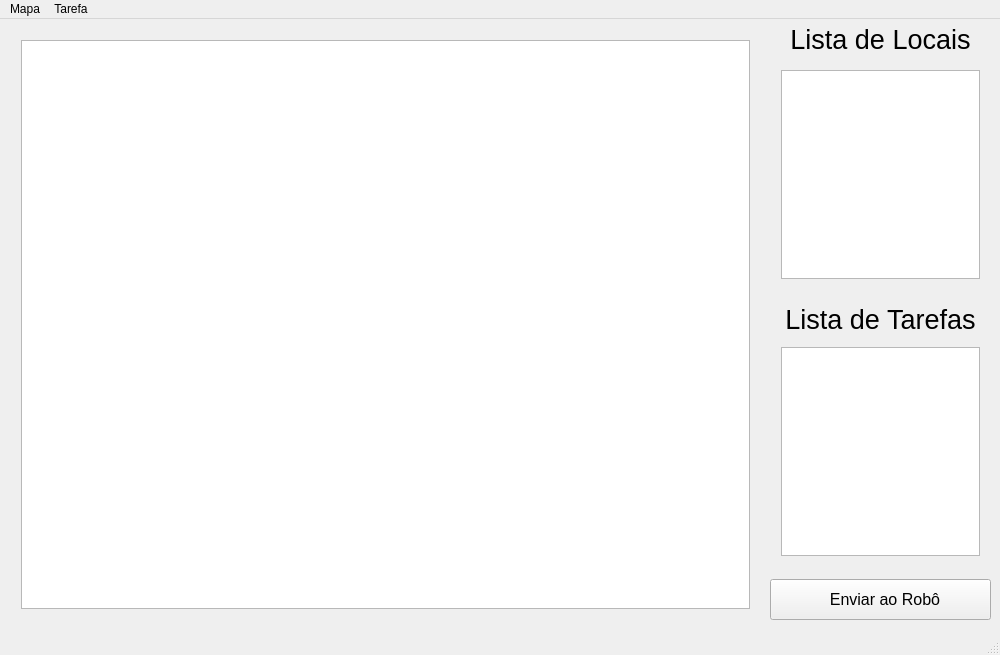
<?xml version="1.0" encoding="UTF-8"?>
<ui version="4.0">
 <class>MainWindow</class>
 <widget class="QMainWindow" name="MainWindow">
  <property name="geometry">
   <rect>
    <x>0</x>
    <y>0</y>
    <width>1000</width>
    <height>655</height>
   </rect>
  </property>
  <property name="windowTitle">
   <string>Sistema de Controle Logísco Robótico</string>
  </property>
  <property name="locale">
   <locale language="Portuguese" country="Brazil"/>
  </property>
  <widget class="QWidget" name="centralWidget">
   <widget class="QWidget" name="horizontalLayoutWidget">
    <property name="geometry">
     <rect>
      <x>10</x>
      <y>10</y>
      <width>751</width>
      <height>591</height>
     </rect>
    </property>
    <layout class="QHBoxLayout" name="horizontalLayoutImagem">
     <item>
      <widget class="QGraphicsView" name="graphicsView"/>
     </item>
    </layout>
   </widget>
   <widget class="QWidget" name="horizontalLayoutWidget_2">
    <property name="geometry">
     <rect>
      <x>770</x>
      <y>40</y>
      <width>221</width>
      <height>231</height>
     </rect>
    </property>
    <layout class="QHBoxLayout" name="horizontalLayoutListaLocais">
     <item>
      <widget class="QListWidget" name="listWidgetPlaces"/>
     </item>
    </layout>
   </widget>
   <widget class="QLabel" name="labelListaLocais">
    <property name="geometry">
     <rect>
      <x>770</x>
      <y>10</y>
      <width>221</width>
      <height>21</height>
     </rect>
    </property>
    <property name="font">
     <font>
      <pointsize>20</pointsize>
      <weight>50</weight>
      <bold>false</bold>
      <strikeout>false</strikeout>
      <kerning>true</kerning>
     </font>
    </property>
    <property name="text">
     <string>Lista de Locais</string>
    </property>
    <property name="alignment">
     <set>Qt::AlignCenter</set>
    </property>
   </widget>
   <widget class="QWidget" name="horizontalLayoutWidget_3">
    <property name="geometry">
     <rect>
      <x>770</x>
      <y>317</y>
      <width>221</width>
      <height>231</height>
     </rect>
    </property>
    <layout class="QHBoxLayout" name="horizontalLayoutListaTarefas">
     <item>
      <widget class="QListView" name="listView_2"/>
     </item>
    </layout>
   </widget>
   <widget class="QLabel" name="labelListaDeAtividades">
    <property name="geometry">
     <rect>
      <x>770</x>
      <y>290</y>
      <width>221</width>
      <height>21</height>
     </rect>
    </property>
    <property name="font">
     <font>
      <pointsize>20</pointsize>
      <weight>50</weight>
      <bold>false</bold>
      <strikeout>false</strikeout>
      <kerning>true</kerning>
     </font>
    </property>
    <property name="text">
     <string>Lista de Tarefas</string>
    </property>
    <property name="alignment">
     <set>Qt::AlignCenter</set>
    </property>
   </widget>
   <widget class="QPushButton" name="pushButtonEnviar">
    <property name="geometry">
     <rect>
      <x>770</x>
      <y>560</y>
      <width>221</width>
      <height>41</height>
     </rect>
    </property>
    <property name="font">
     <font>
      <pointsize>12</pointsize>
     </font>
    </property>
    <property name="text">
     <string>  Enviar ao Robô</string>
    </property>
    <property name="icon">
     <iconset>
      <normaloff>Images/mail-outgoing.png</normaloff>Images/mail-outgoing.png</iconset>
    </property>
    <property name="iconSize">
     <size>
      <width>32</width>
      <height>32</height>
     </size>
    </property>
   </widget>
  </widget>
  <widget class="QMenuBar" name="menuBar">
   <property name="geometry">
    <rect>
     <x>0</x>
     <y>0</y>
     <width>1000</width>
     <height>19</height>
    </rect>
   </property>
   <widget class="QMenu" name="menuMapa">
    <property name="title">
     <string>Mapa</string>
    </property>
    <widget class="QMenu" name="menuAdicionar_Local">
     <property name="title">
      <string>Adicionar Local</string>
     </property>
     <addaction name="actionComum"/>
     <addaction name="actionEspecial"/>
    </widget>
    <addaction name="actionCarregar"/>
    <addaction name="separator"/>
    <addaction name="menuAdicionar_Local"/>
    <addaction name="actionRemover_Local"/>
    <addaction name="separator"/>
    <addaction name="actionSalvar_Locais"/>
    <addaction name="actionCarregar_Locais"/>
   </widget>
   <widget class="QMenu" name="menuTarefa">
    <property name="title">
     <string>Tarefa</string>
    </property>
    <addaction name="actionAdicionar"/>
    <addaction name="actionRemover"/>
   </widget>
   <addaction name="menuMapa"/>
   <addaction name="menuTarefa"/>
  </widget>
  <widget class="QStatusBar" name="statusBar"/>
  <action name="actionCarregar">
   <property name="text">
    <string>Carregar</string>
   </property>
  </action>
  <action name="actionRemover_Local">
   <property name="text">
    <string>Remover Local</string>
   </property>
  </action>
  <action name="actionAdicionar">
   <property name="text">
    <string>Adicionar</string>
   </property>
  </action>
  <action name="actionRemover">
   <property name="text">
    <string>Remover</string>
   </property>
  </action>
  <action name="actionComum">
   <property name="text">
    <string>Comum</string>
   </property>
  </action>
  <action name="actionEspecial">
   <property name="text">
    <string>Especial</string>
   </property>
  </action>
  <action name="actionSalvar_Locais">
   <property name="text">
    <string>Salvar Locais</string>
   </property>
  </action>
  <action name="actionCarregar_Locais">
   <property name="text">
    <string>Carregar Locais</string>
   </property>
  </action>
 </widget>
 <layoutdefault spacing="6" margin="11"/>
 <resources/>
 <connections/>
</ui>
